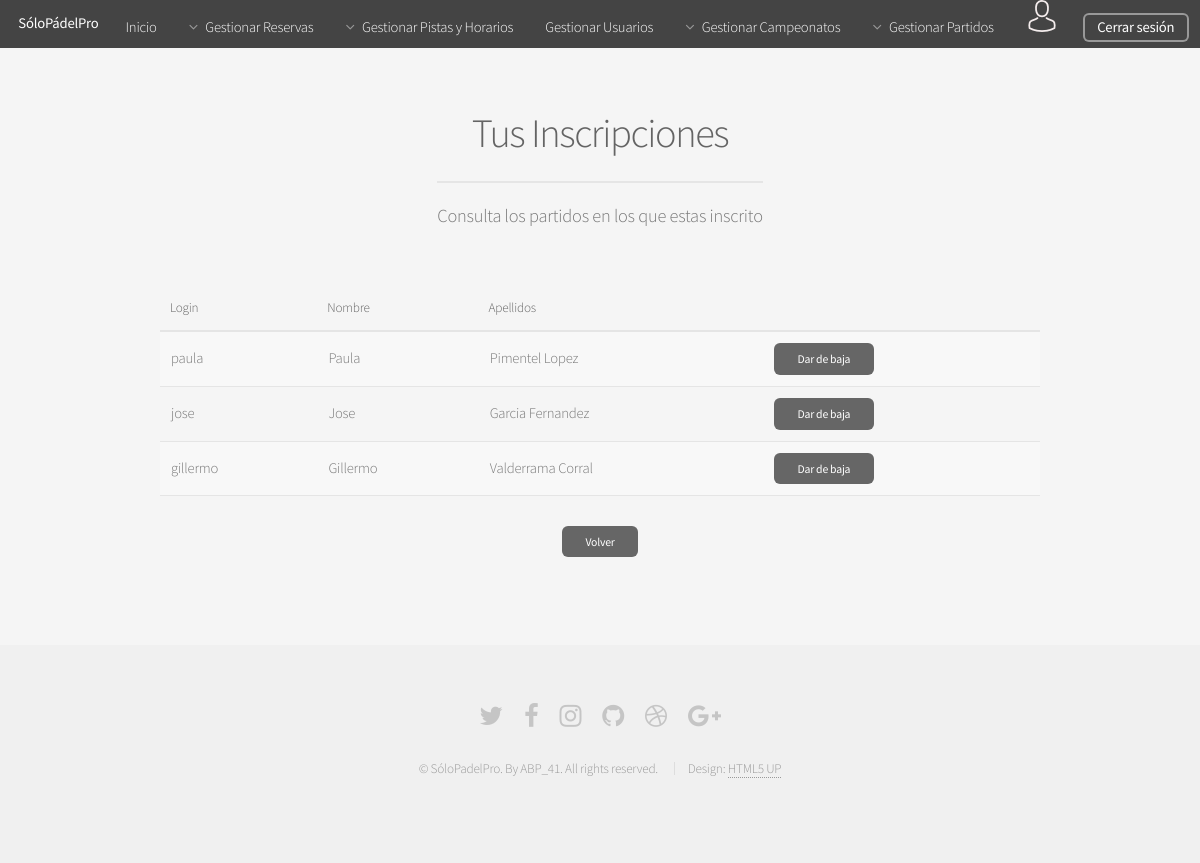
The app's page /Controllers/INSCRIBIRSE_PARTIDOS_Controller.php?action=SHOW_INSCRITOS&partido_ID=5 (signed in), older data.
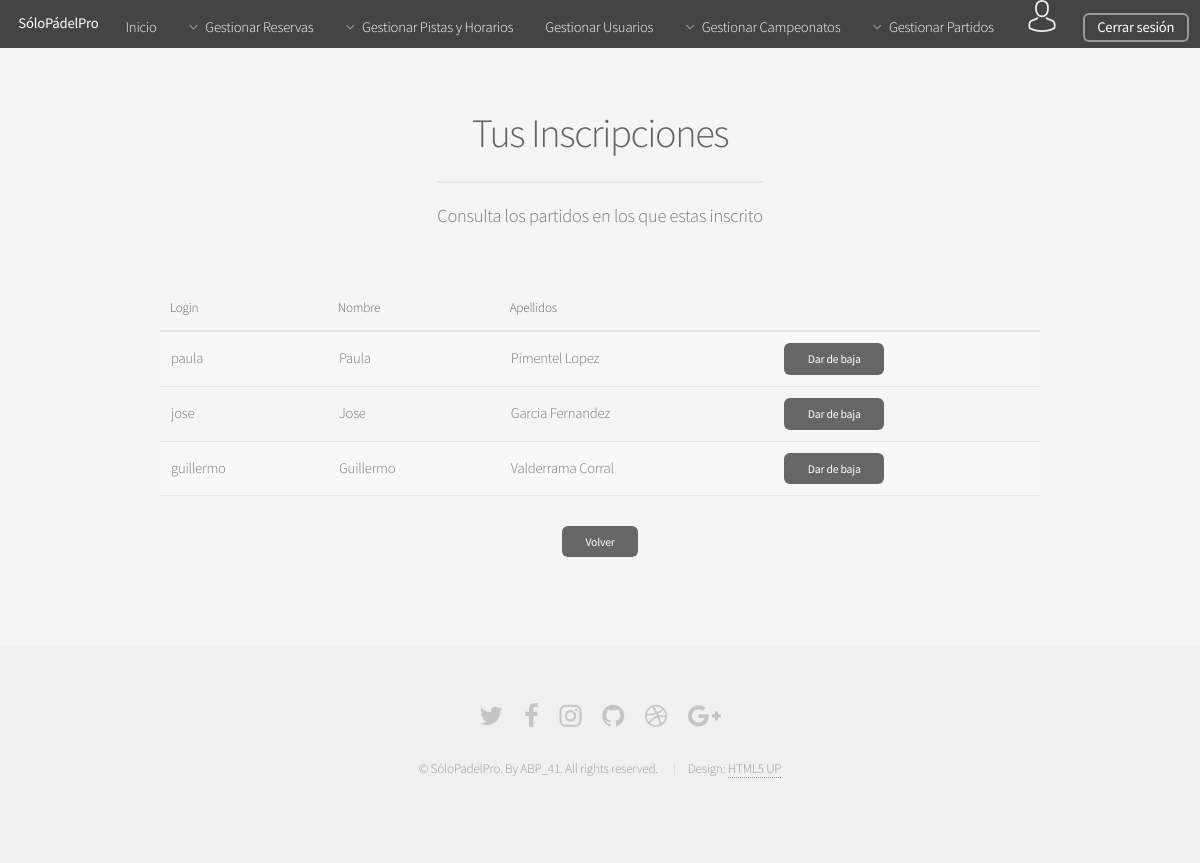
The same page, newer data.
### tables this page shows
CREATE TABLE IF NOT EXISTS USUARIO_PARTIDO(
  ID int(225) AUTO_INCREMENT NOT NULL ,
  USUARIO_LOGIN varchar(25) NOT NULL,
  PARTIDO_ID int(255) NOT NULL,
  PRIMARY KEY(ID),
  FOREIGN KEY (USUARIO_LOGIN) REFERENCES USUARIO (LOGIN) ON DELETE CASCADE,
  FOREIGN KEY (PARTIDO_ID) REFERENCES PARTIDO (ID) ON DELETE CASCADE
);

CREATE TABLE IF NOT EXISTS USUARIO(
  LOGIN varchar(25) NOT NULL,
  PASSWORD varchar(50) NOT NULL,
  NOMBRE varchar(25) NOT NULL,
  APELLIDOS  varchar(50) NOT NULL,
  GENERO varchar(10) NOT NULL,
  ROL_ID int(225) NOT NULL,
  PRIMARY KEY(LOGIN),
  FOREIGN KEY (ROL_ID) REFERENCES ROL (ID) ON DELETE CASCADE
);

### Models/USUARIO_PARTIDO_Model.php (called while the page is built, shortened)
<?php
class USUARIO_PARTIDO_Model{
    var $partido_ID;
    var $mysqli;
    function __construct($id,$login,$partido_ID){
        $this->partido_ID = $partido_ID;
        include_once '../Functions/Access_DB.php';
        $this->mysqli = ConnectDB();
    }
    function SHOW_INSCRITOS(){
        $sql = "SELECT * FROM USUARIO_PARTIDO UP , USUARIO U, PARTIDO P, HORARIO H
                WHERE (UP.PARTIDO_ID = '$this->partido_ID') AND (UP.USUARIO_LOGIN = U.LOGIN)  AND (P.ID = '$this->partido_ID') AND (H.ID = P.HORARIO_ID)";
        if(!$resultado = $this->mysqli->query($sql) ){
            return 'ERROR: Fallo en la consulta sobre la base de datos';
        }else{
            return $resultado;
        }
    }
}
?>

### Functions/Access_DB.php (called while the page is built, shortened)
<?php
function ConnectDB(){
   $conexion = mysqli_connect("localhost", "abp41", "abp41", "ABP") or (new MESSAGE('ERROR: No se ha podido conectar con la base de datos', '../index.php'));
 if ($conexion->connect_errno) {
    	return false;
 }else{
 	return $conexion;
 }
}
?>

### Views/INSCRIBIRSE_PARTIDOS/INSCRIBIRSE_PARTIDOS_SHOW_Inscritos_View.php (the view, shortened to what this page needs)
<?php
class INSCRITOS_PARTIDO{
	var $inscritos;
	function __construct($inscritos){
		$this->inscritos = $inscritos;
	}
?>
    <?php
   function renderAdmin(){
    include '../Views/HEADER_View.php';
?>
	<section id="main" class="container">
	<header>
	   <h2>Tus Inscripciones</h2>
	    <p>Consulta los partidos en los que estas inscrito</p>
	 </header>
				<div class="table-wrapper">
					<table>
						<thead >
							<tr>
								<th>Login</th>
								<th>Nombre</th>
								<th>Apellidos</th>
							</tr>
						</thead>
						<tbody>
					<?php
						if($this->inscritos <> NULL){
							while($row = mysqli_fetch_array($this->inscritos)){
								$baja = true;
						?>
							<tr>
								<td>
									<?=$row['LOGIN']?>
								</td>
								<td>
									<?=$row['NOMBRE']?>
								</td>
								<td>
									<?=$row['APELLIDOS']?>
								</td>
														<?php
							if( ($baja == true) && ($row['INSCRIPCIONES'] < 4) ){
						?>
									<td> <a class="button small" href="../Controllers/INSCRIBIRSE_PARTIDOS_Controller.php?action=DELETE&partido_ID=<?=$row['PARTIDO_ID']?>&usuario_login=<?=$row['LOGIN']?>">Dar de baja</a>
									</td>
					<?php
						}
						?>
							</tr>
					<?php
							}
						}
					?>
						</tbody>
					</table>
          				<div class="col-12">
                        <ul class="actions special">
                            <li><a class="button small" href="../Controllers/INSCRIBIRSE_PARTIDOS_Controller.php">Volver</a>
                            </li>
                        </ul>
                    </div>
				</div>
   		</section>
    <?php
        include '../Views/FOOTER_View.php';
        }
    }
    ?>

Row changes from the older to the newer data that the page shows:
changed usuario_partido "Valderrama Corral": USUARIO_LOGIN.LOGIN "gillermo" → "guillermo"; USUARIO_LOGIN.NOMBRE "Gillermo" → "Guillermo"
